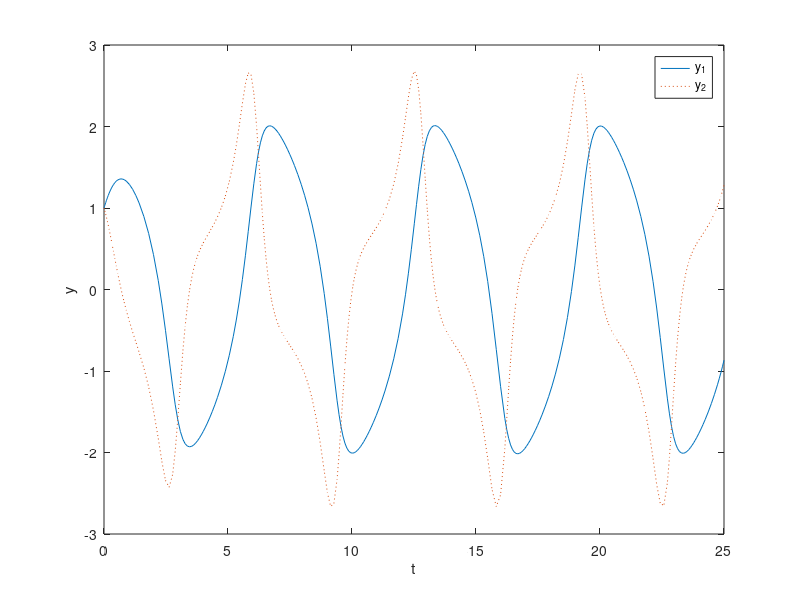

This figure's MATLAB source:
% van der Pol Equation
mu = 1; tspan = [0 25]; y0 = [1 1]; dy = @(t,y) [y(2); -y(1) + mu*(1-y(1)^2)*y(2)]; % define ODE 
[t y] = ode45(dy, tspan, y0); plot(t,y(:,1),t,y(:,2),':'), legend('y_1','y_2'), xlabel('t'), ylabel('y')
